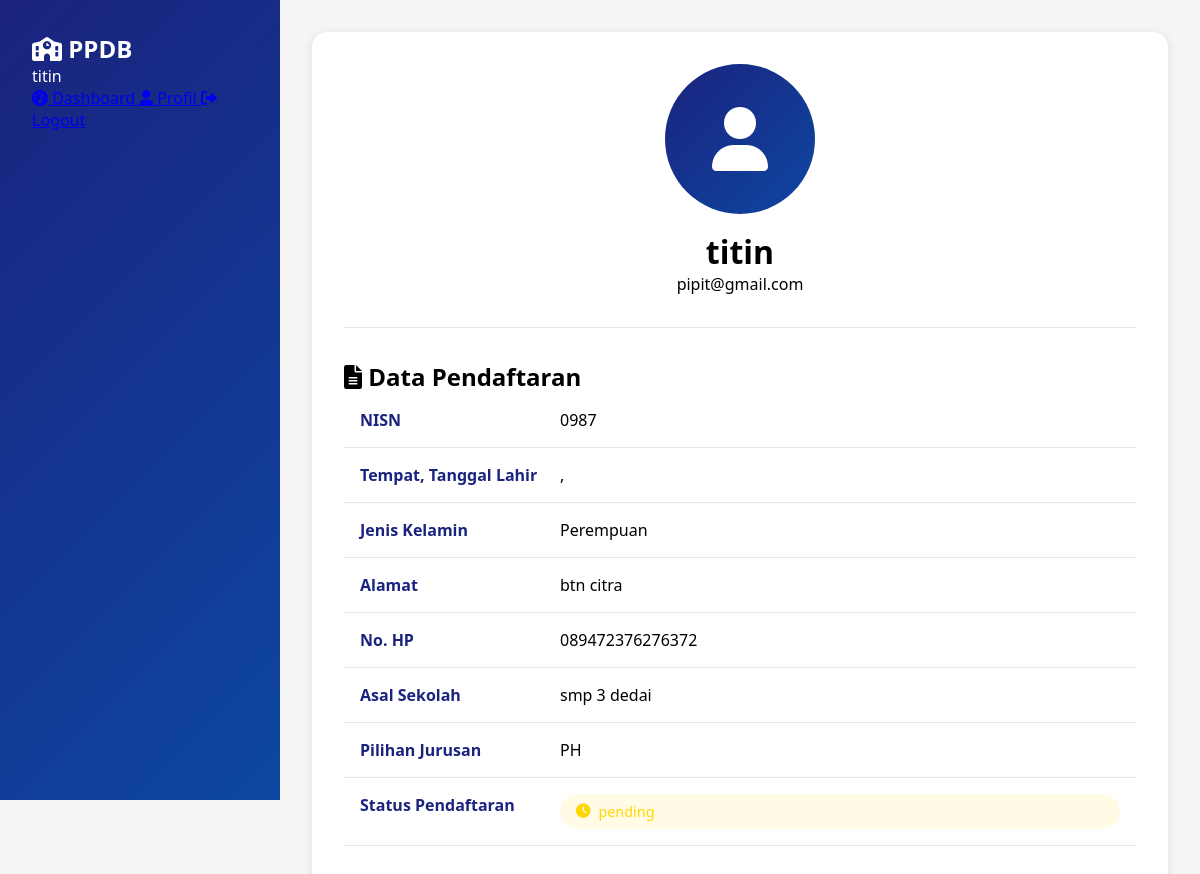
Page /profile (signed in) on the earlier database version.
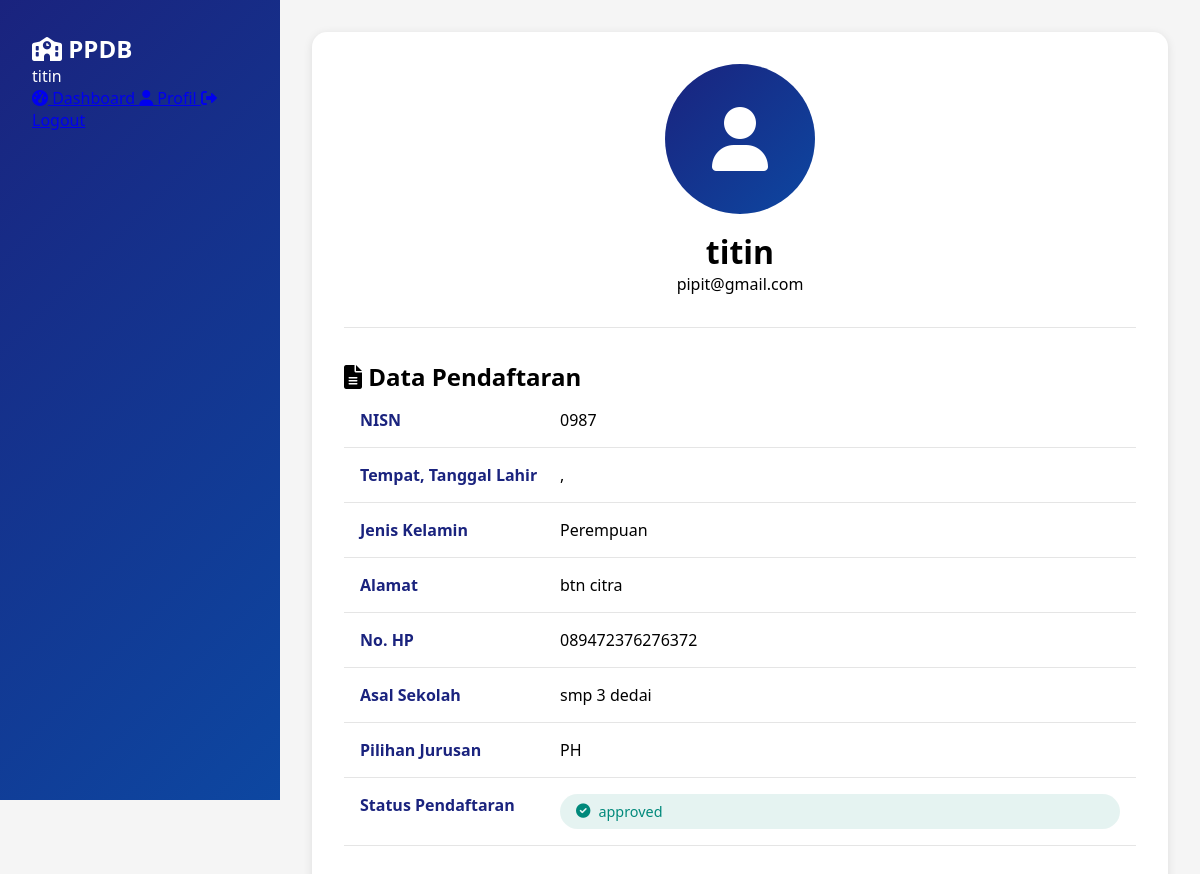
Same page on the later database version.
### app/models.py (models this page shows, shortened)
class User(UserMixin, db.Model):
    __tablename__ = 'users'
    id = db.Column(db.Integer, primary_key=True)
    username = db.Column(db.String(80), unique=True, nullable=False)
    email = db.Column(db.String(120), unique=True, nullable=False)
    password = db.Column(db.String(200), nullable=False)
    name = db.Column(db.String(100))
    role = db.Column(db.String(20), default='user')  # 'admin' or 'user'
    is_active = db.Column(db.Boolean, default=True)
    pendaftarans = db.relationship('Pendaftaran', backref='user', lazy=True)

class Pendaftaran(db.Model):
    __tablename__ = 'pendaftaran'
    id = db.Column(db.Integer, primary_key=True)
    nama = db.Column(db.String(100), nullable=False)
    nisn = db.Column(db.String(20), nullable=False, unique=True)
    asal_sekolah = db.Column(db.String(100), nullable=False)
    alamat = db.Column(db.String(200), nullable=False)
    no_hp = db.Column(db.String(20), nullable=False)
    pilihan_jurusan = db.Column(db.String(50), nullable=False)
    status = db.Column(db.String(20), default='pending')  # pending, approved, rejected
    user_id = db.Column(db.Integer, db.ForeignKey('users.id'), nullable=False)
    tanggal_daftar = db.Column(db.DateTime, default=db.func.current_timestamp())

### app/routes/main.py (the view)
@main_bp.route('/profile')
@login_required
def profile():
    pendaftaran = Pendaftaran.query.filter_by(user_id=current_user.id).first()
    return render_template('profile.html', pendaftaran=pendaftaran)

### app/__init__.py (called while the page is built)
def create_app():
    app = Flask(__name__)
    app.config['SECRET_KEY'] = 'your-secret-key'
    app.config['SQLALCHEMY_DATABASE_URI'] = 'sqlite:///ppdb.db'
    app.config['SQLALCHEMY_TRACK_MODIFICATIONS'] = False
    db.init_app(app)
    login_manager.init_app(app)
    login_manager.login_view = 'auth_bp.login'
    from app.models import User
    @login_manager.user_loader
    def load_user(user_id):
        return User.query.get(int(user_id))
    from app.routes.main import main_bp
    from app.routes.auth import auth_bp
    from app.routes.admin import admin_bp
    app.register_blueprint(main_bp)
    app.register_blueprint(auth_bp)
    app.register_blueprint(admin_bp)
    return app

### app/templates/profile.html (shortened to what this page needs)
<!DOCTYPE html>
<html lang="id">
<head>
    <link rel="stylesheet" href="https://cdnjs.cloudflare.com/ajax/libs/font-awesome/6.0.0/css/all.min.css">
</head>
<body>
    <div class="wrapper">
        <div class="sidebar">
            <div class="sidebar-header">
                <h2><i class="fas fa-school"></i> PPDB</h2>
                <p>{{ current_user.name }}</p>
            </div>
            <nav class="nav-menu">
                <a href="{{ url_for('main_bp.dashboard') }}" class="nav-item">
                    <i class="fas fa-tachometer-alt"></i> Dashboard
                </a>
                <a href="{{ url_for('main_bp.profile') }}" class="nav-item active">
                    <i class="fas fa-user"></i> Profil
                </a>
                <a href="{{ url_for('auth_bp.logout') }}" class="nav-item">
                    <i class="fas fa-sign-out-alt"></i> Logout
                </a>
            </nav>
        </div>
        <div class="main-content">
            <div class="profile-card">
                <div class="profile-header">
                    <div class="profile-avatar">
                        <i class="fas fa-user"></i>
                    </div>
                    <h1>{{ current_user.name }}</h1>
                    <p>{{ current_user.email }}</p>
                </div>
                {% if pendaftaran %}
                <div class="profile-info">
                    <h2><i class="fas fa-file-alt"></i> Data Pendaftaran</h2>
                    <div class="info-group">
                        <div class="info-label">NISN</div>
                        <div>{{ pendaftaran.nisn }}</div>
                    </div>
                    <div class="info-group">
                        <div class="info-label">Tempat, Tanggal Lahir</div>
                        <div>{{ pendaftaran.tempat_lahir }}, {{ pendaftaran.tanggal_lahir }}</div>
                    </div>
                    <div class="info-group">
                        <div class="info-label">Jenis Kelamin</div>
                        <div>{{ "Laki-laki" if pendaftaran.jenis_kelamin == "L" else "Perempuan" }}</div>
                    </div>
                    <div class="info-group">
                        <div class="info-label">Alamat</div>
                        <div>{{ pendaftaran.alamat }}</div>
                    </div>
                    <div class="info-group">
                        <div class="info-label">No. HP</div>
                        <div>{{ pendaftaran.no_hp }}</div>
                    </div>
                    <div class="info-group">
                        <div class="info-label">Asal Sekolah</div>
                        <div>{{ pendaftaran.asal_sekolah }}</div>
                    </div>
                    <div class="info-group">
                        <div class="info-label">Pilihan Jurusan</div>
                        <div>{{ pendaftaran.pilihan_jurusan }}</div>
                    </div>
                    <div class="info-group">
                        <div class="info-label">Status Pendaftaran</div>
                        <div class="status-badge status-{{ pendaftaran.status }}">
                            <i class="fas fa-{% if pendaftaran.status == 'approved' %}check-circle{% elif pendaftaran.status == 'rejected' %}times-circle{% else %}clock{% endif %}"></i>
                            {{ pendaftaran.status }}
                        </div>
                    </div>
                </div>
                {% endif %}
            </div>
        </div>
    </div>
</body>
</html>

### app/templates/profile.html (style rules this page uses)
:root { --primary: #1a237e; --secondary: #0d47a1; --accent: #00bcd4; --success: #00897b; --warning: #ffd700; --danger: #d32f2f; --light: #f5f5f5; --dark: #263238; --gradient: linear-gradient(135deg, var(--primary), var(--secondary)); }
* { margin: 0; padding: 0; box-sizing: border-box; font-family: 'Segoe UI', Arial, sans-serif; }
body { background: var(--light); min-height: 100vh; }
.wrapper { display: flex; min-height: 100vh; }
.sidebar { width: 280px; background: var(--gradient); color: white; padding: 2rem; position: fixed; height: 100vh; }
.main-content { flex: 1; margin-left: 280px; padding: 2rem; }
.profile-card { background: white; border-radius: 15px; padding: 2rem; box-shadow: 0 2px 10px rgba(0,0,0,0.1); margin-bottom: 2rem; }
.profile-header { text-align: center; padding-bottom: 2rem; border-bottom: 1px solid rgba(0,0,0,0.1); margin-bottom: 2rem; }
.profile-avatar { width: 150px; height: 150px; background: var(--gradient); border-radius: 50%; margin: 0 auto 1rem; display: flex; align-items: center; justify-content: center; color: white; font-size: 4rem; }
.profile-info { margin-bottom: 2rem; }
.info-group { display: grid; grid-template-columns: 200px 1fr; padding: 1rem; border-bottom: 1px solid rgba(0,0,0,0.1); }
.info-label { font-weight: 600; color: var(--primary); }
.status-badge { display: inline-flex; align-items: center; gap: 0.5rem; padding: 0.5rem 1rem; border-radius: 20px; font-size: 0.9rem; }
.status-approved { background: rgba(0,137,123,0.1); color: var(--success); }

Differences in the rows shown:
changed Pendaftaran "btn citra": status "pending" → "approved"
